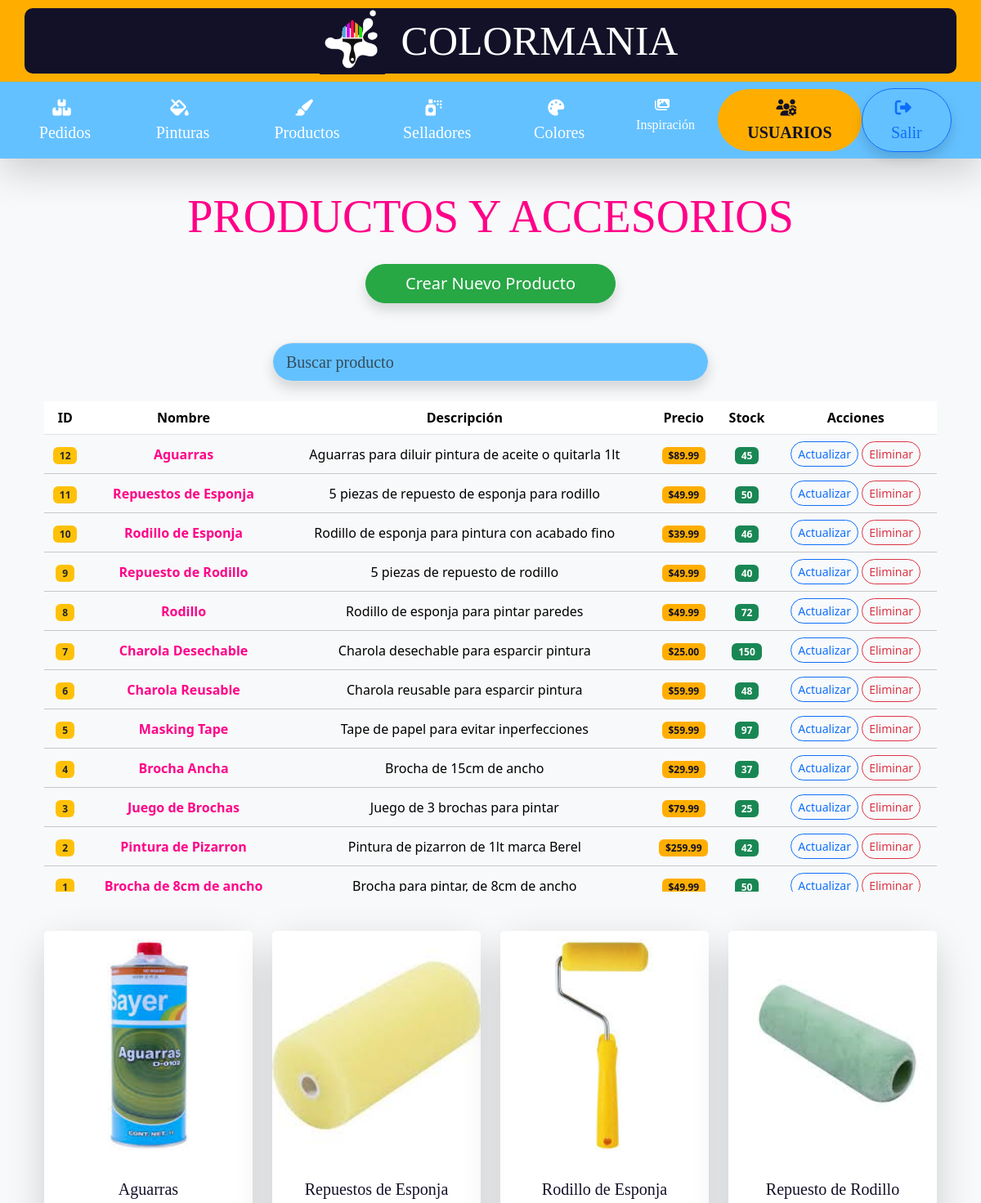
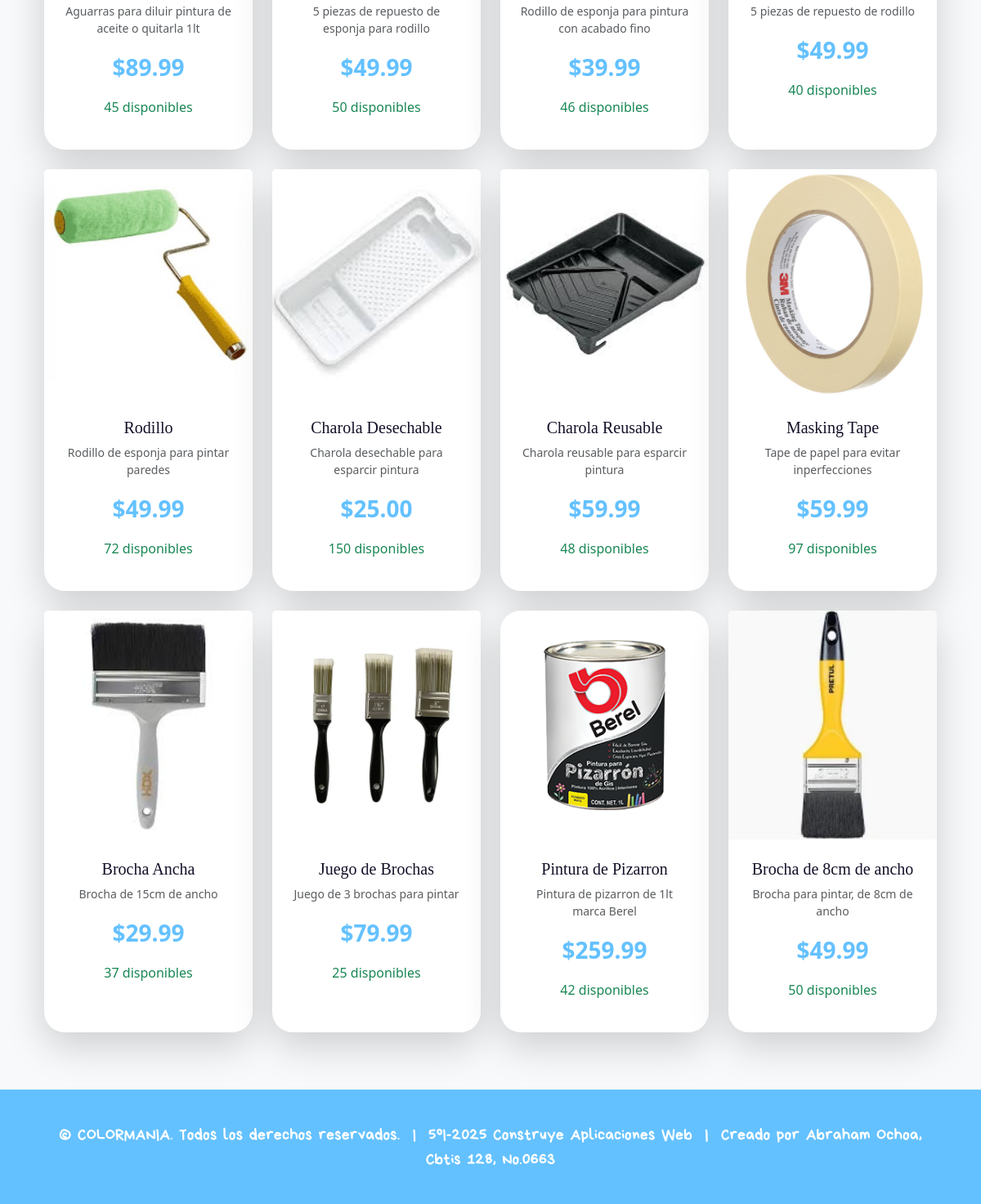
Screenshot of /admin-productos/ with the database file from the repository (2 pictures, top to bottom).
### colormania/models.py (models this page shows, shortened)
class Producto(models.Model):
    nombre = models.CharField(max_length=100)
    foto_producto = models.ImageField(upload_to='img_productos/', blank=True, null=True)
    descripcion = models.CharField(max_length=250)
    precio = models.DecimalField(max_digits=20, decimal_places=2)
    stock = models.IntegerField()
    class Meta:
        verbose_name = "Producto"
        verbose_name_plural = "Productos"

### colormania/views.py (the view)
# urls.py: path('admin-productos/', views.admin_productos, name='admin_productos'),
def admin_productos(request):
    productos = Producto.objects.all().order_by('-id')
    return render(request, 'colormania/admin/admin_productos.html', {
        'productos': productos
    })

### colormania/templates/colormania/admin/admin_productos.html (shortened to what this page needs)
{% extends "colormania/admin/base_admin.html" %}
{% load static %}
{% block content %}
<div class="container mt-1 pt-1">
    <div class="text-center mb-5">
        <h1 class="bobby display-4" style="color: #ff0088;">
            PRODUCTOS Y ACCESORIOS
        </h1>
        <a href="{% url 'crear_producto' %}" class="btn btn-success btn-lg rounded-pill shadow px-5 mt-3">
            Crear Nuevo Producto
        </a>
    </div>
    <div class="row mb-4">
        <div class="col-md-6 offset-md-3">
            <input type="text" id="buscador" class="form-control form-control-lg rounded-pill shadow"
                   placeholder="Buscar producto"
                   style="background-color: #64c1ff; color: #131128; font-family: 'bobby';">
        </div>
    </div>
    <div class="scroll-vertical-container mb-5">
        <div class="table-responsive" style="max-height: 600px;">
            <table class="table table-hover align-middle">
                <thead style="background: linear-gradient(135deg, #131128, #ff0088); color: white; position: sticky; top: 0; z-index: 10;">
                    <tr class="text-center">
                        <th>ID</th>
                        <th>Nombre</th>
                        <th>Descripción</th>
                        <th>Precio</th>
                        <th>Stock</th>
                        <th>Acciones</th>
                    </tr>
                </thead>
                <tbody class="table-light">
                    {% for p in productos %}
                    <tr class="fila-producto text-center align-middle">
                        <td><span class="badge bg-warning text-dark">{{ p.id }}</span></td>
                        <td class="fw-bold" style="color: #ff0088;">{{ p.nombre }}</td>
                        <td>{{ p.descripcion|truncatewords:15 }}</td>
                        <td><span class="badge" style="background-color: #ffae00; color: #131128;">${{ p.precio }}</span></td>
                        {% if p.stock <= 5 %}
                            <td><span class="badge bg-danger text-white">{{ p.stock }}</span></td>
                        {% elif p.stock <= 10 %}
                            <td><span class="badge bg-warning text-dark">{{ p.stock }}</span></td>
                        {% else %}
                            <td><span class="badge bg-success text-white">{{ p.stock }}</span></td>
                        {% endif %}
                        <td>
                            <a href="{% url 'actualizar_producto' p.id %}" class="btn btn-sm btn-outline-primary rounded-pill">
                                Actualizar
                            </a>
                            <a href="{% url 'eliminar_producto' p.id %}"
                            class="btn btn-sm btn-outline-danger rounded-pill"
                            onclick="return confirm('¿Eliminar {{ p.nombre }}?')">
                                Eliminar
                            </a>
                        </td>
                    </tr>
                    {% empty %}
                    <tr>
                        <td colspan="6" class="text-center py-5 text-muted bobby fs-4">
                            No hay productos en inventario
                        </td>
                    </tr>
                    {% endfor %}
                </tbody>
            </table>
        </div>
    </div>
    <div class="row row-cols-1 row-cols-sm-2 row-cols-md-3 row-cols-lg-4 g-4">
        {% for producto in productos %}
        <div class="col">
            <div class="card h-100 shadow-lg border-0 transform-hover" style="border-radius: 25px;">
                <a href="#" class="text-decoration-none">
                    {% if producto.foto_producto %}
                        <img src="{{ producto.foto_producto.url }}" class="card-img-top" alt="{{ producto.nombre }}" style="height: 280px; object-fit: cover;">
                    {% else %}
                        <div class="bg-light d-flex align-items-center justify-content-center" style="height: 280px;">
                            <h1 class="display-1 text-muted">Tools</h1>
                        </div>
                    {% endif %}
                    <div class="card-body text-center p-4">
                        <h5 class="bobby mb-2" style="color: #131128;">{{ producto.nombre }}</h5>
                        <p class="text-muted small mb-3">{{ producto.descripcion|truncatewords:12 }}</p>
                        <p class="fw-bold fs-3" style="color: #64c1ff;">${{ producto.precio }}</p>
                        <p class="{% if producto.stock > 0 %}text-success{% else %}text-danger{% endif %}">
                            {% if producto.stock > 0 %}
                                {{ producto.stock }} disponibles
                            {% else %}
                                Agotado
                            {% endif %}
                        </p>
                    </div>
                </a>
            </div>
        </div>
        {% empty %}
        <div class="col-12 text-center py-5">
            <h3 class="text-muted bobby">Pronto tendremos más herramientas...</h3>
        </div>
        {% endfor %}
    </div>
</div>
{% endblock %}

### rows the page displays
Producto: id "12", nombre "Aguarras", descripcion "Aguarras para diluir pintura de aceite o quitarla 1lt", precio "89.99", stock "45", foto_producto (picture)
Producto: id "11", nombre "Repuestos de Esponja", descripcion "5 piezas de repuesto de esponja para rodillo", precio "49.99", stock "50", foto_producto (picture)
Producto: id "10", nombre "Rodillo de Esponja", descripcion "Rodillo de esponja para pintura con acabado fino", precio "39.99", stock "46", foto_producto (picture)
Producto: id "9", nombre "Repuesto de Rodillo", descripcion "5 piezas de repuesto de rodillo", precio "49.99", stock "40", foto_producto (picture)
Producto: id "8", nombre "Rodillo", descripcion "Rodillo de esponja para pintar paredes", precio "49.99", stock "72", foto_producto (picture)
Producto: id "7", nombre "Charola Desechable", descripcion "Charola desechable para esparcir pintura", precio "25.00", stock "150", foto_producto (picture)
Producto: id "6", nombre "Charola Reusable", descripcion "Charola reusable para esparcir pintura", precio "59.99", stock "48", foto_producto (picture)
Producto: id "5", nombre "Masking Tape", descripcion "Tape de papel para evitar inperfecciones", precio "59.99", stock "97", foto_producto (picture)
Producto: id "4", nombre "Brocha Ancha", descripcion "Brocha de 15cm de ancho", precio "29.99", stock "37", foto_producto (picture)
Producto: id "3", nombre "Juego de Brochas", descripcion "Juego de 3 brochas para pintar", precio "79.99", stock "25", foto_producto (picture)
Producto: id "2", nombre "Pintura de Pizarron", descripcion "Pintura de pizarron de 1lt marca Berel", precio "259.99", stock "42", foto_producto (picture)
Producto: id "1", nombre "Brocha de 8cm de ancho", descripcion "Brocha para pintar, de 8cm de ancho", precio "49.99", stock "50", foto_producto (picture)
